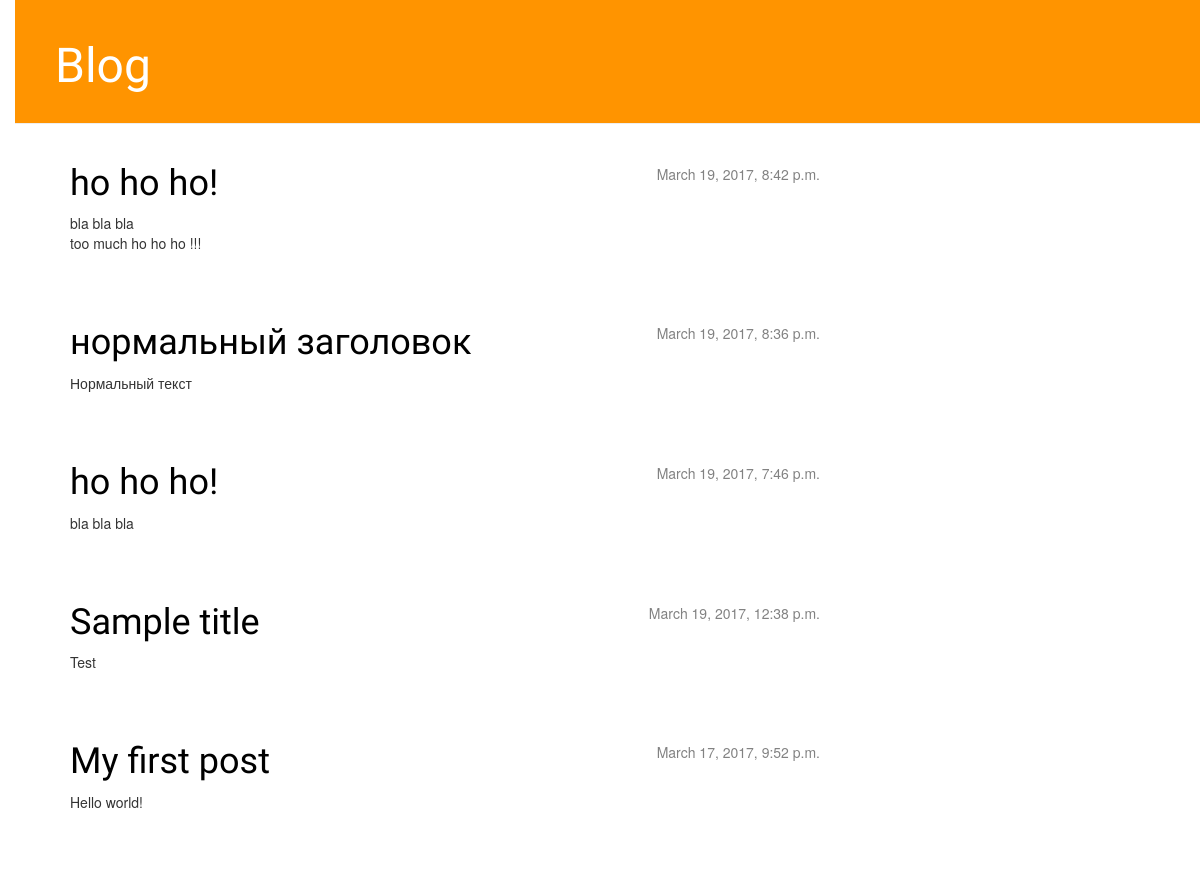
Before: / with the older database file.
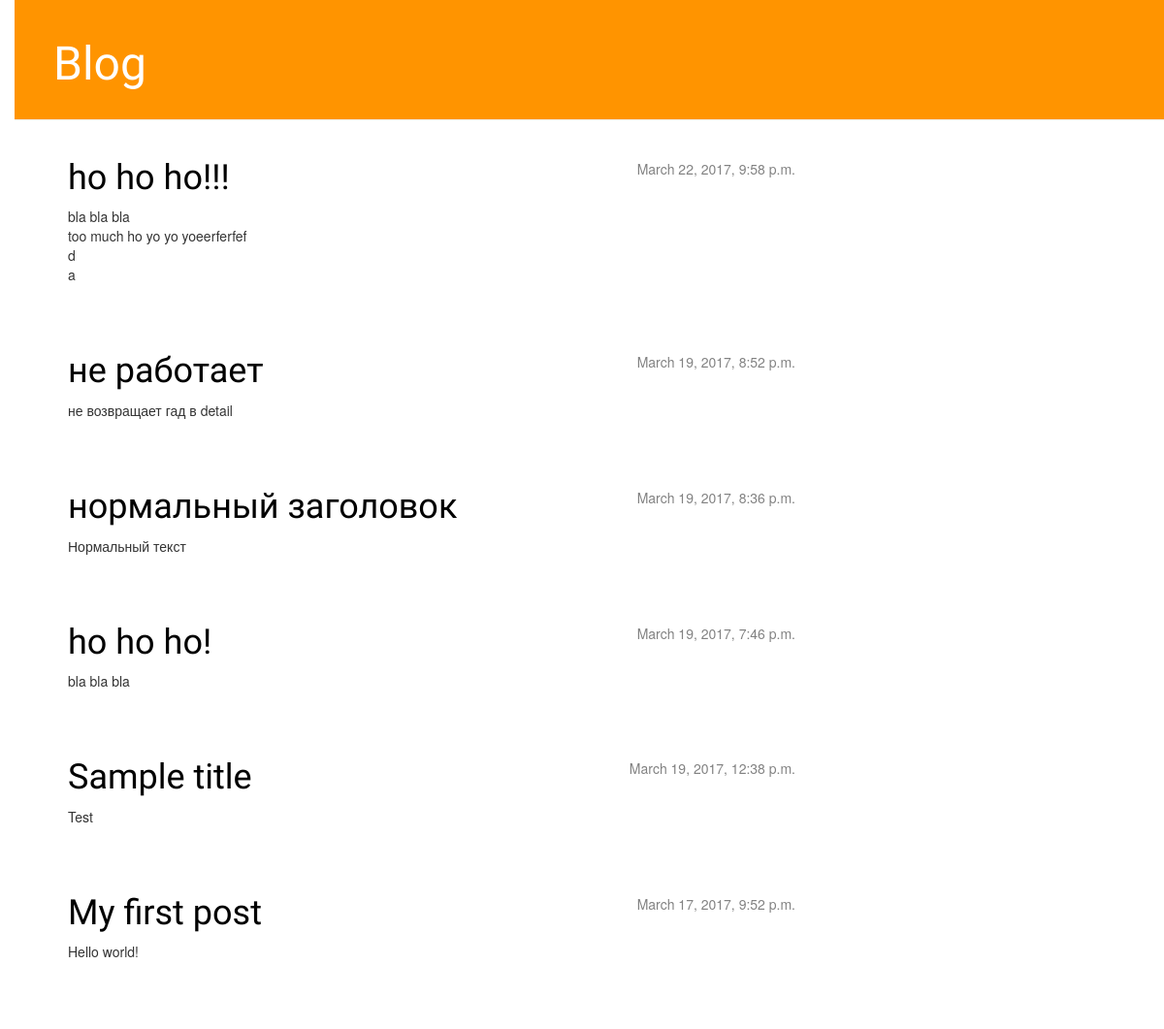
After: the same page with the newer database file.
### blog/models.py (models this page shows, shortened)
class Post(models.Model):
    author = models.ForeignKey('auth.User')
    title = models.CharField(max_length=200)
    text = models.TextField()
    created_date = models.DateTimeField(
            default=timezone.now)
    published_date = models.DateTimeField(
            blank=True, null=True)

### blog/views.py (the view)
# urls.py: url(r'^$',                          views.post_list,    name='post_list'),
def post_list(request):
    posts = Post.objects.filter(published_date__lte=timezone.now()).order_by('published_date').reverse()
    return render(request, 'blog/post_list.html', {'posts':posts})

### blog/templates/blog/post_list.html
    {% extends 'blog/base.html' %}
    {% block content %}
        {% for post in posts %}
            <div class="post">
                <div class="date">
                    {{ post.published_date }}
                </div>
                <h1><a href="{% url 'post_detail' pk=post.pk %}">{{ post.title }}</a></h1>
                <p>{{ post.text|linebreaksbr }}</p>
            </div>
        {% endfor %}
    {% endblock content %}

### blog/templates/blog/base.html (shortened to what this page needs)
{% load staticfiles %}
<html>
    <head>
    <link rel="stylesheet" href="//maxcdn.bootstrapcdn.com/bootstrap/3.2.0/css/bootstrap.min.css">
    <link rel="stylesheet" href="//maxcdn.bootstrapcdn.com/bootstrap/3.2.0/css/bootstrap-theme.min.css">
    <link rel="stylesheet" href="{% static 'css/blog.css' %}">
    </head>
    <body>
        <div class="page-header">
            <h1><a href="/">Blog</a></h1>
        </div>
        <div class="content container">
            <div class="row">
                <div class="col-md-8">
                    {% block content %}
                    {% endblock %}
                </div>
            </div>
        </div>
    </body>
</html>

### blog/static/css/blog.css (style rules this page uses)
h1 a { color: #FCA205; font-family: 'Lobster'; }
body { padding-left: 15px; }
.page-header { background-color: #ff9400; margin-top: 0; padding: 20px 20px 20px 40px; }
.page-header h1, .page-header h1 a, .page-header h1 a:visited, .page-header h1 a:active { color: #ffffff; font-size: 36pt; text-decoration: none; }
.content { margin-left: 40px; }
h1, h2, h3, h4 { font-family: 'Lobster', cursive; }
.date { float: right; color: #828282; }
.post { margin-bottom: 70px; }
.post h1 a, .post h1 a:visited { color: #000000; }

Changed rows visible on the page:
changed Post: published_date "March 19, 2017, 8:42 p.m." → "March 22, 2017, 9:58 p.m."; title "ho ho ho!" → "ho ho ho!!!"; text "bla bla bla too much ho ho ho !!!" → "bla bla bla too much ho yo yo yoeerferfef d a"
added Post: published_date "March 19, 2017, 8:52 p.m.", title "не работает", text "не возвращает гад в detail"
